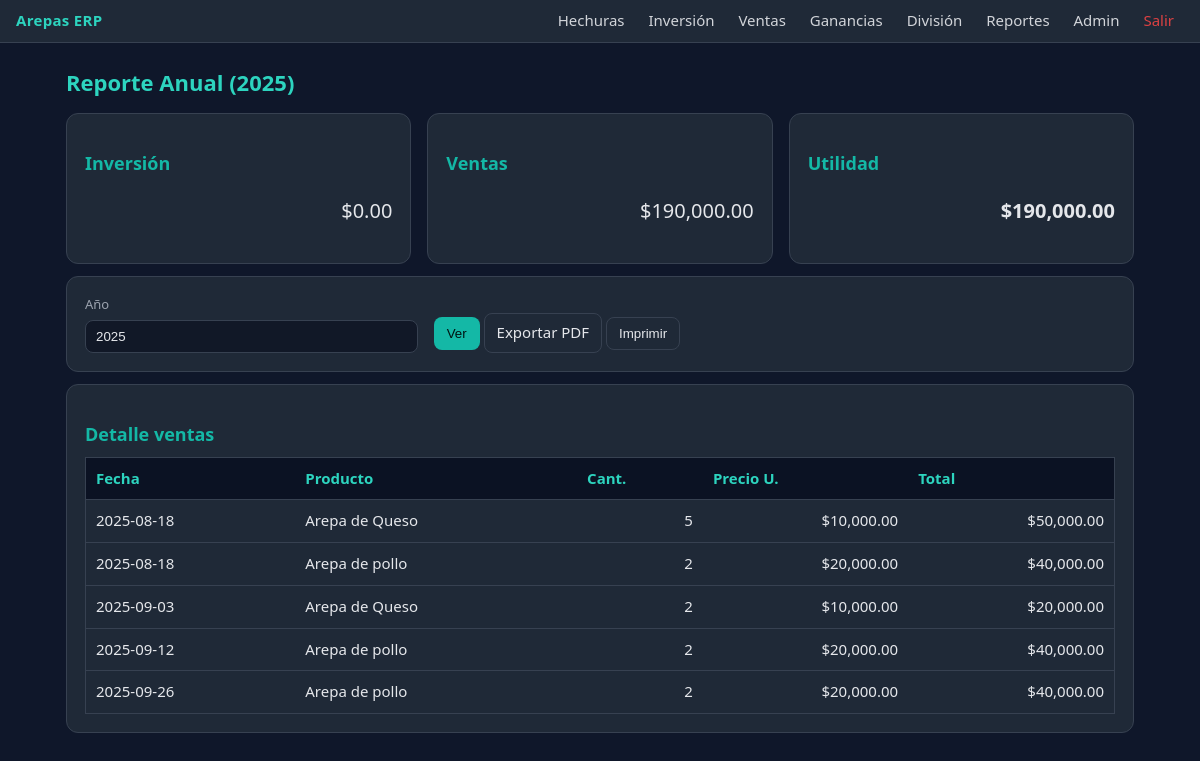
The page /arepas-erp2/public/reportes/anual.php (signed in) on the database its author committed.
### tables this page shows
CREATE TABLE `ventas` (
  `id` int(11) NOT NULL,
  `fecha` date NOT NULL,
  `producto` varchar(100) NOT NULL,
  `cantidad` int(11) NOT NULL,
  `precio_unitario` decimal(10,2) NOT NULL,
  `creado_en` timestamp NOT NULL DEFAULT current_timestamp()
);

### arepas-erp2/public/reportes/anual.php (the view, shortened to what this page needs)
<?php
$pdo = Database::getInstance();
$anio = $_GET['anio'] ?? date('Y');
$vstmt = $pdo->prepare("SELECT * FROM ventas WHERE YEAR(fecha)=:y ORDER BY fecha");
$vstmt->execute(['y'=>$anio]);
$ventas = $vstmt->fetchAll(PDO::FETCH_ASSOC);
$istmt = $pdo->prepare("SELECT COALESCE(SUM(hi.cantidad*i.costo_unitario),0) t
  FROM hechura_ingredientes hi
  JOIN ingredientes i ON i.id=hi.ingrediente_id
  JOIN hechuras h ON h.id=hi.hechura_id
  WHERE YEAR(h.fecha)=:y");
$istmt->execute(['y'=>$anio]);
$inversion = $istmt->fetch(PDO::FETCH_ASSOC)['t'];
$totalVentas = 0; foreach($ventas as $v){ $totalVentas += $v['cantidad']*$v['precio_unitario']; }
$utilidad = $totalVentas - $inversion;
?>
<h1>Reporte Anual (<?= $anio ?>)</h1>
<div class="grid grid-3">
  <div class="card"><h2>Inversión</h2><p class="right" style="font-size:20px">$<?= number_format($inversion,2) ?></p></div>
  <div class="card"><h2>Ventas</h2><p class="right" style="font-size:20px">$<?= number_format($totalVentas,2) ?></p></div>
  <div class="card"><h2>Utilidad</h2><p class="right" style="font-size:20px"><b>$<?= number_format($utilidad,2) ?></b></p></div>
</div>
<div class="card mt-3">
  <form method="get" class="grid grid-3">
    <div><label>Año</label><input type="number" name="anio" value="<?= $anio ?>"></div>
    <div style="align-self:end">
      <button class="btn btn-primary">Ver</button>
      <a class="btn btn-ghost" target="_blank" href="/arepas-erp2/public/reportes/pdf.php?anio=<?= $anio ?>">Exportar PDF</a>
      <button class="btn btn-ghost" onclick="window.print();return false;">Imprimir</button>
    </div>
  </form>
</div>
<div class="card mt-3">
  <h2>Detalle ventas</h2>
  <table class="table">
    <thead><tr><th>Fecha</th><th>Producto</th><th>Cant.</th><th>Precio U.</th><th>Total</th></tr></thead>
    <tbody>
      <?php foreach($ventas as $v): ?>
      <tr>
        <td><?= $v['fecha'] ?></td>
        <td><?= $v['producto'] ?></td>
        <td class="right"><?= $v['cantidad'] ?></td>
        <td class="right">$<?= number_format($v['precio_unitario'],2) ?></td>
        <td class="right">$<?= number_format($v['cantidad']*$v['precio_unitario'],2) ?></td>
      </tr>
      <?php endforeach; ?>
    </tbody>
  </table>
</div>
<?php
include __DIR__ . "/../../app/views/layout.php";

### arepas-erp2/public/assets/css/app.css (style rules this page uses)
:root { --bg:#0f172a; --bg2:#111827; --panel:#1f2937; --muted:#9ca3af; --text:#e5e7eb; --brand:#14b8a6; --brand-2:#2dd4bf; --danger:#ef4444; --border:#374151; }
* { box-sizing: border-box; }
html,body { height:100%; }
body { margin:0; background:var(--bg); color:var(--text); font: 15px/1.45 ui-sans-serif, system-ui, -apple-system, Segoe UI, Roboto, "Helvetica Neue", Arial; }
.card { background:var(--panel); border:1px solid var(--border); border-radius:12px; padding:18px; }
.grid { display:grid; gap:16px; }
.grid-3 { grid-template-columns: repeat(3,1fr); }
h1 { color:var(--brand-2); font-size:22px; margin:0 0 14px }
h2 { color:var(--brand); font-size:18px; margin:18px 0 10px }
input, select { width:100%; background:var(--bg2); color:var(--text); border:1px solid var(--border); border-radius:8px; padding:8px 10px; }
label { display:block; color:var(--muted); font-size:13px; margin-bottom:6px }
.btn { display:inline-block; padding:8px 12px; border-radius:8px; text-decoration:none; border:1px solid transparent; }
.btn-primary { background:var(--brand); color:#001311; }
.btn-ghost { background:transparent; color:var(--text); border-color:var(--border); }
.table { width:100%; border-collapse:collapse; border:1px solid var(--border); }
.table th { text-align:left; background:#0b1223; color:var(--brand-2); padding:10px; border-bottom:1px solid var(--border); }
.table td { padding:10px; border-top:1px solid var(--border); }
.mt-3 { margin-top:12px }
.right { text-align:right }

### rows shown on the page
ventas: fecha "2025-08-18", producto "Arepa de Queso", cantidad "5", precio_unitario "10,000.00", $v['cantidad']*$v['precio_unitario'] "50,000.00"
ventas: fecha "2025-08-18", producto "Arepa de pollo", cantidad "2", precio_unitario "20,000.00", $v['cantidad']*$v['precio_unitario'] "40,000.00"
ventas: fecha "2025-09-03", producto "Arepa de Queso", cantidad "2", precio_unitario "10,000.00", $v['cantidad']*$v['precio_unitario'] "20,000.00"
ventas: fecha "2025-09-12", producto "Arepa de pollo", cantidad "2", precio_unitario "20,000.00", $v['cantidad']*$v['precio_unitario'] "40,000.00"
ventas: fecha "2025-09-26", producto "Arepa de pollo", cantidad "2", precio_unitario "20,000.00", $v['cantidad']*$v['precio_unitario'] "40,000.00"

### other values the page prints
$anio "2025"
$inversion "0.00"
$totalVentas "190,000.00"
$utilidad "190,000.00"
